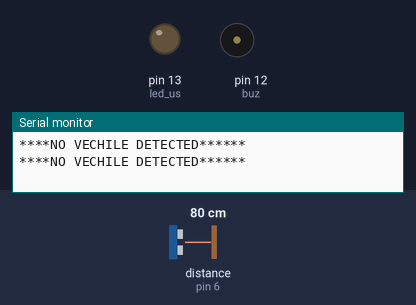
A sketch run on a simulated Arduino Uno, built with avr-gcc and run on an emulated ATmega328P. Shown: output pins drawn as LEDs (lit = HIGH), buzzer (waves = sounding, pin HIGH), the last lines printed to the serial monitor. Wiring (inferred from the names in the program): ultrasonic range finder: trigger pin 7; echo pin 6. Dashed ring = blinking. The test bench sets the inputs (shaded band); at power-on: distance to the obstacle (sensor on pin 6) 80 cm. The echo pulse lasts 58.3 µs per cm; pins used as bus, display or sensor lines are not drawn.

Above: at 1.8 s.
1.9 s: distance to the obstacle (sensor on pin 6) set to 18 cm
3.4 s: distance to the obstacle (sensor on pin 6) set to 13 cm
At 4.06 s:
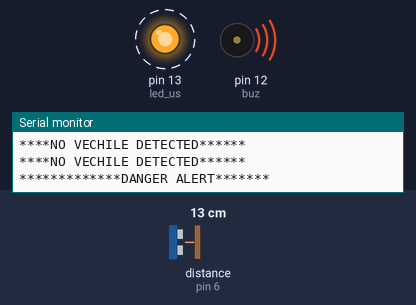
6.9 s: distance to the obstacle (sensor on pin 6) set to 35 cm
At 7.2 s:
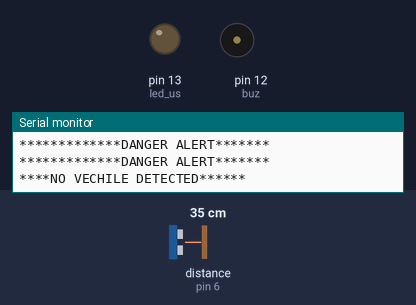
8.4 s: distance to the obstacle (sensor on pin 6) set to 2 cm
At 9.29 s:
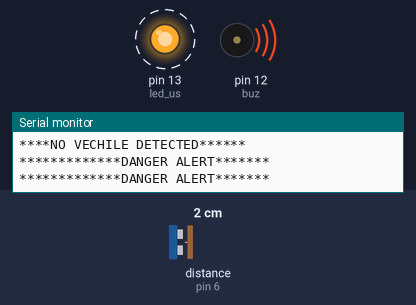
Timing chart, 0 to 12.9 s (numbered marks = the images above; inputs shaded):
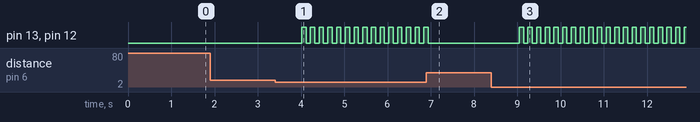

Measured:
- the behaviour switches between 16 and 15 cm on distance to the obstacle (sensor on pin 6) (found by bisection; images 0 and 1)
- after the input at 3.4 s, pin 13 (led_us), pin 12 (buz): alternates HIGH for 0.10 s and LOW for 0.10 s, starting after 0.62 s
- after the input at 6.9 s, pin 13 (led_us), pin 12 (buz): goes on until 6.9 s, then stays LOW
- after the input at 8.4 s, pin 13 (led_us), pin 12 (buz): alternates HIGH for 0.10 s and LOW for 0.10 s, starting after 0.64 s

The sketch:

ultrasonic_sensor.ino
```cpp
const int pingPin = 7; // Trigger Pin of Ultrasonic Sensor
const int echoPin = 6; // Echo Pin of Ultrasonic Sensor
int led_us=13;
int buz=12;
void setup() {
  pinMode(led_us,OUTPUT);
  pinMode(buz,OUTPUT);
   Serial.begin(9600); // Starting Serial Terminal
}

void loop() {
   long duration, inches, cm;
   pinMode(pingPin, OUTPUT);
   digitalWrite(pingPin, LOW);
   delayMicroseconds(2);
   digitalWrite(pingPin, HIGH);
   delayMicroseconds(10);
   digitalWrite(pingPin, LOW);
   pinMode(echoPin, INPUT);
   duration = pulseIn(echoPin, HIGH);
   inches = microsecondsToInches(duration);
   cm = microsecondsToCentimeters(duration);

   if(cm >= 15){
    Serial.print("****NO VECHILE DETECTED******");
   //Serial.print(inches);
  // Serial.print("in, ");
  // Serial.print(cm);
   //Serial.print("cm");
   Serial.println();
    delay(1000);
   }
   else{
     Serial.print("*************DANGER ALERT*******");
     Serial.println();
     digitalWrite(led_us, HIGH);
     digitalWrite(buz,HIGH);
     delay(100);
     digitalWrite(led_us,LOW);
     digitalWrite(buz,LOW);
     delay(100);
   }

}

long microsecondsToInches(long microseconds) {
   return microseconds / 74 / 2;
}

long microsecondsToCentimeters(long microseconds) {
   return microseconds / 29 / 2;
}
```
